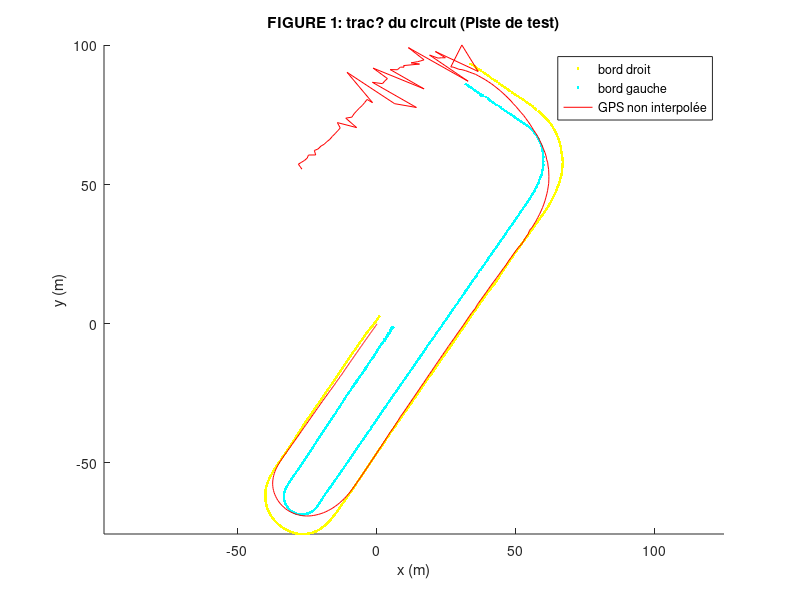

Recreate this plot in MATLAB.
clearvars;
myFile = load('dataGps.mat').dataGps;

% Exercice 1
% Question 1
Tgps = myFile(:, 1);
Xgps = myFile(:, 2);
Ygps = myFile(:, 3);
Qgps = myFile(:, 4);
DataOk = myFile(:, 5);


clearedTgps = diff(Tgps);
clearedTgps(clearedTgps == 0) = []; % on supprime toutes
nbElem = numel(clearedTgps); % nb de mesures uniques
maxMin = max(Tgps)-min(Tgps);
freq = nbElem / maxMin

% Question 2
% LOCALISATION D'UN VEHICULE PAR GPS ET CAPTEURS EMBARQUES.



%DECLARATIONS DES CONSTANTES ET DES VARIABLES (D?finitions)

Fgps=10;              % Fr?quence du GPS en Hz
Tech=0.02;            % P?riode l?acquisition (50Hz)

x(1)=0;                % Abscisse initial du v?hicule (signal non biais?)
y(1)=0;                % Ordonn?e initiale du v?hicule (signal non biais?)
phi(1)=-2.18;          % Cap initial du v?hicule (signal non biais?) en rad
x_b(1)=0;              % Abscisse initial du v?hicule (signal biais?)
y_b(1)=0;              % Ordonn?e initiale du v?hicule (signal biais?)
phi_b(1)=-2.18;        % Cap initial du v?hicule (signal biais?) en rad

% ACQUISITION DES SIGNAUX

load Circuit_layout_map.mat % Chargement du fichier Circuit_layout_map.mat


%  Coordonn?es des accotements droit et gauche du trac? du circuit de Rixheim
x1=map_bd(:,1); % Abscisses bord droit
y1=map_bd(:,2); % Ordonn?es bord droit
x2=map_bg(:,1); % Abscisses bord gauche
y2=map_bg(:,2); % Ordonn?es bord gauche




% AFFICHAGE GRAPHIQUE

% Afficharge FIGURE 1: Trac? du circuit
fig001=figure;  % Cr?ation figure 001
hold on         %  Maintenir active la figure cr??e pour ajout de trac?s
plot(x1,y1,'y.')% Trac? du bord droit du circuit non interpol? en jaune
plot(x2,y2,'c.')% Trac? du bord gauche du circuit non interpol? en cyan
plot(Xgps, Ygps, 'r');
axis equal;     % Rep?re orthonorm?
xlabel('x (m)') % Abscisses en metre
ylabel('y (m)') % Ordonn?es en metre
title('FIGURE 1: trac? du circuit (Piste de test)') % Titre
legend('bord droit','bord gauche', 'GPS non interpolée') % L?gende



% Question 3

